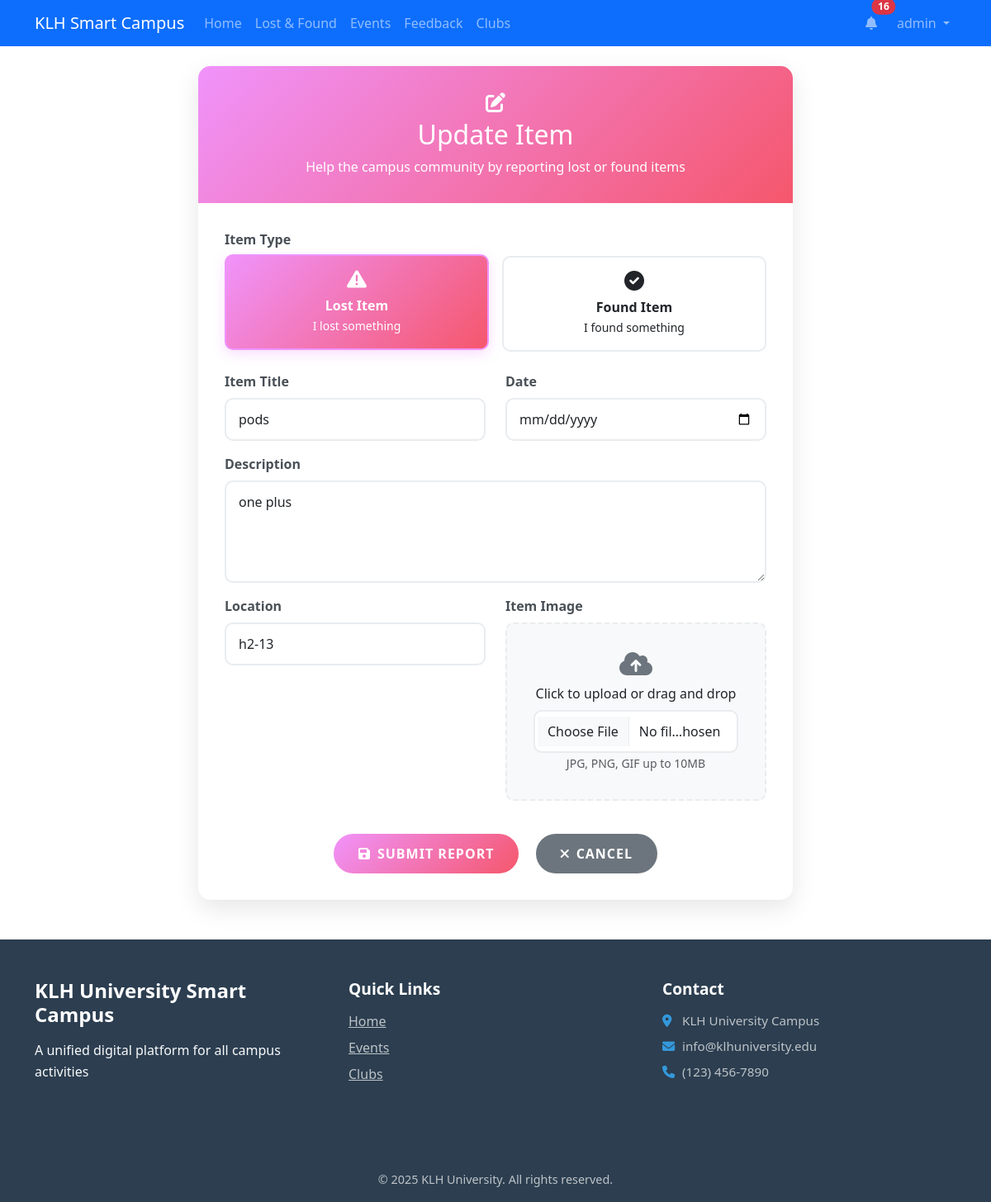
Screenshot of /lost-found/2/update/ (signed in) with the database file from the repository.
### users/models.py (models this page shows, shortened)
class User(AbstractUser):
    ROLE_CHOICES = (
        ('student', 'Student'),
        ('faculty', 'Faculty'),
        ('admin', 'Admin'),
    )
    role = models.CharField(max_length=10, choices=ROLE_CHOICES, default='student')
    profile_picture = models.ImageField(upload_to='profile_pics', blank=True, null=True)
    department = models.CharField(max_length=100, blank=True, null=True)
    can_create_events = models.BooleanField(default=False)
    can_create_clubs = models.BooleanField(default=False)
    def is_student(self):
        return self.role == 'student'
    def is_admin_user(self):
        return self.role == 'admin'

### lost_found/models.py (models this page shows, shortened)
class LostItem(models.Model):
    STATUS_CHOICES = (
        ('lost', 'Lost'),
        ('found', 'Found'),
        ('claimed', 'Claimed'),
    )
    title = models.CharField(max_length=100)
    description = models.TextField()
    location = models.CharField(max_length=100)
    date = models.DateField()
    image = models.ImageField(upload_to='lost_found_images', blank=True, null=True)
    status = models.CharField(max_length=10, choices=STATUS_CHOICES, default='lost')
    user = models.ForeignKey(settings.AUTH_USER_MODEL, on_delete=models.CASCADE)
    created_at = models.DateTimeField(auto_now_add=True)
    updated_at = models.DateTimeField(auto_now=True)

### lost_found/views.py (the view)
# urls.py: path('<int:item_id>/update/', views.update_item, name='update'),
@login_required
def update_item(request, item_id):
    item = get_object_or_404(LostItem, id=item_id)
    if request.user != item.user and not request.user.is_admin_user():
        messages.error(request, 'You do not have permission to edit this item.')
        return redirect('lost_found:detail', item_id=item.id)
    if request.method == 'POST':
        form = LostItemForm(request.POST, request.FILES, instance=item)
        if form.is_valid():
            form.save()
            messages.success(request, 'Item updated successfully!')
            return redirect('lost_found:detail', item_id=item.id)
    else:
        form = LostItemForm(instance=item)
    return render(request, 'lost_found/form.html', {'form': form, 'title': 'Update Item'})

### lost_found/views.py
class LostItemForm(forms.ModelForm):
    class Meta:
        model = LostItem
        fields = ['title', 'description', 'location', 'date', 'image', 'status']
        widgets = {
            'date': forms.DateInput(attrs={'type': 'date'}),
        }

### users/context_processors.py (called while the page is built)
def notifications_context(request):
    if request.user.is_authenticated:
        unread_count = request.user.notifications.filter(is_read=False).count()
        return {
            'unread_notifications_count': unread_count
        }
    return {
        'unread_notifications_count': 0
    }

### templates/lost_found/form.html (shortened to what this page needs)
{% extends 'base/base.html' %}
{% block content %}
<div class="container">
    <div class="row justify-content-center">
        <div class="col-lg-8">
            <div class="form-card">
                <div class="form-header">
                    <i class="fas fa-{% if 'Create' in title %}plus{% else %}edit{% endif %} form-icon"></i>
                    <h2 class="mb-0">{{ title }}</h2>
                    <p class="mb-0 mt-2">Help the campus community by reporting lost or found items</p>
                </div>
                <div class="form-body">
                    <form method="post" enctype="multipart/form-data" id="lostFoundForm">
                        <div class="mb-4">
                            <label class="form-label">Item Type</label>
                            <div class="status-options">
                                <div class="status-option">
                                    <label for="status_lost">
                                        <i class="fas fa-exclamation-triangle mb-2" style="font-size: 1.5rem; display: block;"></i>
                                        <strong>Lost Item</strong><br>
                                        <small>I lost something</small>
                                    </label>
                                </div>
                                <div class="status-option">
                                    <label for="status_found">
                                        <i class="fas fa-check-circle mb-2" style="font-size: 1.5rem; display: block;"></i>
                                        <strong>Found Item</strong><br>
                                        <small>I found something</small>
                                    </label>
                                </div>
                            </div>
                        </div>
                        <div class="row">
                            <div class="col-md-6 mb-3">
                                <label for="id_title" class="form-label">Item Title</label>
                                <input type="text" name="title" value="{{ form.title.value|default_if_none:'' }}" class="form-control" id="id_title" placeholder="e.g., Black iPhone 12, Blue Backpack" required>
                            </div>
                            <div class="col-md-6 mb-3">
                                <label for="id_date" class="form-label">Date</label>
                                <input type="date" name="date" value="{{ form.date.value|default_if_none:'' }}" class="form-control" id="id_date" required>
                            </div>
                        </div>
                        <div class="mb-3">
                            <label for="id_description" class="form-label">Description</label>
                            <textarea name="description" class="form-control" id="id_description" rows="4" placeholder="Describe the item in detail (color, brand, size, distinctive features, etc.)" required>{{ form.description.value|default_if_none:'' }}</textarea>
                        </div>
                        <div class="row">
                            <div class="col-md-6 mb-3">
                                <label for="id_location" class="form-label">Location</label>
                                <input type="text" name="location" value="{{ form.location.value|default_if_none:'' }}" class="form-control" id="id_location" placeholder="e.g., Library, Cafeteria, Parking Lot" required>
                            </div>
                            <div class="col-md-6 mb-3">
                                <label for="id_image" class="form-label">Item Image</label>
                                <div class="image-upload" id="imageUpload">
                                    <i class="fas fa-cloud-upload-alt mb-2" style="font-size: 2rem; color: #6c757d;"></i>
                                    <p class="mb-2">Click to upload or drag and drop</p>
                                    <input type="file" name="image" class="form-control" id="id_image" accept="image/*" onchange="previewImage(this)">
                                    <small class="text-muted">JPG, PNG, GIF up to 10MB</small>
                                </div>
                            </div>
                        </div>
                        <div class="text-center mt-4">
                            <button type="submit" class="btn btn-submit me-3">
                                <i class="fas fa-save me-2"></i>Submit Report
                            </button>
                            <a href="{% url 'lost_found:list' %}" class="btn btn-cancel">
                                <i class="fas fa-times me-2"></i>Cancel
                            </a>
                        </div>
                    </form>
                </div>
            </div>
        </div>
    </div>
</div>
{% endblock %}

### templates/base/base.html (shortened to what this page needs)
<!DOCTYPE html>
<html lang="en">
<head>
    <link href="https://cdn.jsdelivr.net/npm/bootstrap@5.3.0/dist/css/bootstrap.min.css" rel="stylesheet">
    <link rel="stylesheet" href="https://cdnjs.cloudflare.com/ajax/libs/font-awesome/6.0.0/css/all.min.css">
</head>
<body>
    <nav class="navbar navbar-expand-lg navbar-dark bg-primary">
        <div class="container">
            <a class="navbar-brand" href="/">KLH Smart Campus</a>
            <div class="collapse navbar-collapse" id="navbarNav">
                <ul class="navbar-nav me-auto">
                    <li class="nav-item">
                        <a class="nav-link" href="{% url 'home' %}">Home</a>
                    </li>
                    {% if user.is_authenticated %}
                        <li class="nav-item">
                            <a class="nav-link" href="{% url 'lost_found:list' %}">Lost & Found</a>
                        </li>
                        <li class="nav-item">
                            <a class="nav-link" href="{% url 'events:list' %}">Events</a>
                        </li>
                        <li class="nav-item">
                            <a class="nav-link" href="{% url 'feedback:list' %}">Feedback</a>
                        </li>
                        <li class="nav-item">
                            <a class="nav-link" href="{% url 'clubs:list' %}">Clubs</a>
                        </li>
                    {% endif %}
                </ul>
                <ul class="navbar-nav">
                    {% if user.is_authenticated %}
                        <li class="nav-item dropdown me-2">
                            <a class="nav-link position-relative" href="{% url 'users:notifications' %}">
                                <i class="fas fa-bell"></i>
                                {% if unread_notifications_count > 0 %}
                                    <span class="position-absolute top-0 start-100 translate-middle badge rounded-pill bg-danger">
                                        {{ unread_notifications_count }}
                                    </span>
                                {% endif %}
                            </a>
                        </li>
                        <li class="nav-item dropdown">
                            <a class="nav-link dropdown-toggle" href="#" id="navbarDropdown" role="button" data-bs-toggle="dropdown">
                                {{ user.username }}
                            </a>
                        </li>
                    {% endif %}
                </ul>
            </div>
        </div>
    </nav>
    <div class="container mt-4">
        {% block content %}{% endblock %}
    </div>
    <footer class="bg-dark text-white mt-5" style="background: #2c3e50 !important;">
        <div class="container py-5">
            <div class="row">
                <div class="col-lg-4 col-md-6 mb-4">
                    <h4 class="fw-bold mb-3" style="color: #ffffff; font-size: 1.5rem;">KLH University Smart Campus</h4>
                    <p class="text-light mb-0" style="color: #bdc3c7; font-size: 1rem; line-height: 1.6;">A unified digital platform for all campus activities</p>
                </div>
                <div class="col-lg-4 col-md-6 mb-4">
                    <h5 class="fw-bold mb-3" style="color: #ffffff; font-size: 1.2rem;">Quick Links</h5>
                    <ul class="list-unstyled">
                        <li class="mb-2">
                            <a href="{% url 'home' %}" class="text-light text-decoration-underline" style="color: #bdc3c7 !important; transition: color 0.3s ease;" onmouseover="this.style.color='#ffffff'" onmouseout="this.style.color='#bdc3c7'">Home</a>
                        </li>
                        <li class="mb-2">
                            <a href="{% url 'events:list' %}" class="text-light text-decoration-underline" style="color: #bdc3c7 !important; transition: color 0.3s ease;" onmouseover="this.style.color='#ffffff'" onmouseout="this.style.color='#bdc3c7'">Events</a>
                        </li>
                        <li class="mb-2">
                            <a href="{% url 'clubs:list' %}" class="text-light text-decoration-underline" style="color: #bdc3c7 !important; transition: color 0.3s ease;" onmouseover="this.style.color='#ffffff'" onmouseout="this.style.color='#bdc3c7'">Clubs</a>
                        </li>
                    </ul>
                </div>
                <div class="col-lg-4 col-md-12 mb-4">
                    <h5 class="fw-bold mb-3" style="color: #ffffff; font-size: 1.2rem;">Contact</h5>
                    <div class="contact-info">
                        <p class="mb-2 d-flex align-items-center" style="color: #bdc3c7; font-size: 0.95rem;">
                            <i class="fas fa-map-marker-alt me-2" style="width: 16px; color: #3498db;"></i>
                            KLH University Campus
                        </p>
                        <p class="mb-2 d-flex align-items-center" style="color: #bdc3c7; font-size: 0.95rem;">
                            <i class="fas fa-envelope me-2" style="width: 16px; color: #3498db;"></i>
                            info@klhuniversity.edu
                        </p>
                        <p class="mb-0 d-flex align-items-center" style="color: #bdc3c7; font-size: 0.95rem;">
                            <i class="fas fa-phone me-2" style="width: 16px; color: #3498db;"></i>
                            (123) 456-7890
                        </p>
                    </div>
                </div>
            </div>
        </div>
        <hr style="border-color: #34495e; margin: 0;">
        <div class="container py-3">
            <div class="text-center">
                <p class="mb-0" style="color: #bdc3c7; font-size: 0.9rem;">&copy; {% now "Y" %} KLH University. All rights reserved.</p>
            </div>
        </div>
    </footer>
</body>
</html>

### templates/lost_found/form.html (style rules this page uses)
.form-card { border: none; border-radius: 15px; box-shadow: 0 10px 30px rgba(0,0,0,0.1); overflow: hidden; }
.form-header { background: linear-gradient(135deg, #f093fb 0%, #f5576c 100%); color: white; padding: 2rem; text-align: center; }
.form-body { padding: 2rem; }
.form-control { border-radius: 10px; border: 2px solid #e9ecef; padding: 12px 15px; transition: all 0.3s ease; }
.form-label { font-weight: 600; color: #495057; margin-bottom: 0.5rem; }
.status-options { display: flex; gap: 1rem; margin-bottom: 1.5rem; }
.status-option { flex: 1; position: relative; }
.status-option label { display: block; padding: 1rem; border: 2px solid #e9ecef; border-radius: 10px; text-align: center; cursor: pointer; transition: all 0.3s ease; background: white; }
.status-option input[type="radio"]:checked + label { border-color: #f093fb; background: linear-gradient(135deg, #f093fb, #f5576c); color: white; transform: translateY(-2px); box-shadow: 0 5px 15px rgba(240, 147, 251, 0.3); }
.image-upload { border: 2px dashed #e9ecef; border-radius: 10px; padding: 2rem; text-align: center; transition: all 0.3s ease; background: #f8f9fa; }
.btn-submit { background: linear-gradient(135deg, #f093fb, #f5576c); border: none; border-radius: 25px; padding: 12px 30px; font-weight: 600; text-transform: uppercase; letter-spacing: 1px; transition: all 0.3s ease; color: white; }
.btn-cancel { background: #6c757d; border: none; border-radius: 25px; padding: 12px 30px; font-weight: 600; text-transform: uppercase; letter-spacing: 1px; transition: all 0.3s ease; color: white; }
.form-icon { font-size: 1.5rem; margin-bottom: 0.5rem; display: block; }

### rows the page displays
User: username "admin"
LostItem: title "pods", description "one plus", location "h2-13"

### other values shown
{{ unread_notifications_count }} "16"
{{ title }} "Update Item"
